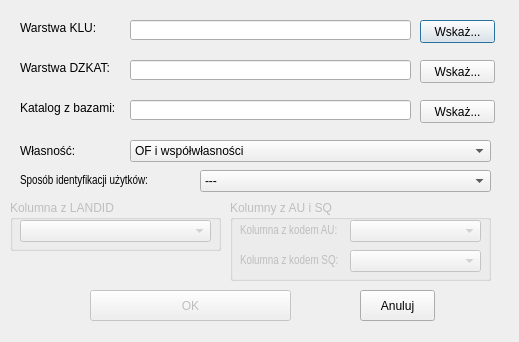
<?xml version="1.0" encoding="UTF-8"?>
<ui version="4.0">
 <class>Dialog</class>
 <widget class="QDialog" name="Dialog">
  <property name="geometry">
   <rect>
    <x>0</x>
    <y>0</y>
    <width>519</width>
    <height>342</height>
   </rect>
  </property>
  <property name="minimumSize">
   <size>
    <width>519</width>
    <height>342</height>
   </size>
  </property>
  <property name="maximumSize">
   <size>
    <width>519</width>
    <height>382</height>
   </size>
  </property>
  <property name="windowTitle">
   <string>Przygotuj LS</string>
  </property>
  <widget class="QLabel" name="label">
   <property name="geometry">
    <rect>
     <x>20</x>
     <y>20</y>
     <width>101</width>
     <height>16</height>
    </rect>
   </property>
   <property name="font">
    <font>
     <family>Arial</family>
    </font>
   </property>
   <property name="text">
    <string>Warstwa KLU:</string>
   </property>
  </widget>
  <widget class="QLabel" name="label_2">
   <property name="geometry">
    <rect>
     <x>20</x>
     <y>60</y>
     <width>101</width>
     <height>16</height>
    </rect>
   </property>
   <property name="font">
    <font>
     <family>Arial</family>
    </font>
   </property>
   <property name="text">
    <string>Warstwa DZKAT:</string>
   </property>
  </widget>
  <widget class="QLabel" name="label_3">
   <property name="geometry">
    <rect>
     <x>20</x>
     <y>100</y>
     <width>101</width>
     <height>16</height>
    </rect>
   </property>
   <property name="font">
    <font>
     <family>Arial</family>
    </font>
   </property>
   <property name="text">
    <string>Katalog z bazami:</string>
   </property>
  </widget>
  <widget class="QLineEdit" name="lineEdit_klu">
   <property name="geometry">
    <rect>
     <x>130</x>
     <y>20</y>
     <width>281</width>
     <height>20</height>
    </rect>
   </property>
  </widget>
  <widget class="QLineEdit" name="lineEdit_dzkat">
   <property name="geometry">
    <rect>
     <x>130</x>
     <y>60</y>
     <width>281</width>
     <height>20</height>
    </rect>
   </property>
  </widget>
  <widget class="QLineEdit" name="lineEdit_bazy">
   <property name="geometry">
    <rect>
     <x>130</x>
     <y>100</y>
     <width>281</width>
     <height>20</height>
    </rect>
   </property>
  </widget>
  <widget class="QLabel" name="label_klu">
   <property name="geometry">
    <rect>
     <x>130</x>
     <y>40</y>
     <width>271</width>
     <height>16</height>
    </rect>
   </property>
   <property name="font">
    <font>
     <family>Arial</family>
     <italic>true</italic>
    </font>
   </property>
   <property name="text">
    <string/>
   </property>
  </widget>
  <widget class="QLabel" name="label_dzkat">
   <property name="geometry">
    <rect>
     <x>130</x>
     <y>80</y>
     <width>271</width>
     <height>16</height>
    </rect>
   </property>
   <property name="font">
    <font>
     <family>Arial</family>
     <italic>true</italic>
    </font>
   </property>
   <property name="text">
    <string/>
   </property>
  </widget>
  <widget class="QLabel" name="label_bazy">
   <property name="geometry">
    <rect>
     <x>130</x>
     <y>120</y>
     <width>271</width>
     <height>16</height>
    </rect>
   </property>
   <property name="font">
    <font>
     <family>Arial</family>
     <italic>true</italic>
    </font>
   </property>
   <property name="text">
    <string/>
   </property>
  </widget>
  <widget class="QComboBox" name="comboBox_wlas">
   <property name="geometry">
    <rect>
     <x>130</x>
     <y>140</y>
     <width>361</width>
     <height>22</height>
    </rect>
   </property>
   <property name="font">
    <font>
     <family>Arial</family>
    </font>
   </property>
   <item>
    <property name="text">
     <string>OF i współwłasności</string>
    </property>
   </item>
   <item>
    <property name="text">
     <string>Wszystkie</string>
    </property>
   </item>
  </widget>
  <widget class="QLabel" name="label_4">
   <property name="geometry">
    <rect>
     <x>20</x>
     <y>140</y>
     <width>101</width>
     <height>21</height>
    </rect>
   </property>
   <property name="text">
    <string>Własność:</string>
   </property>
  </widget>
  <widget class="QPushButton" name="pushButton_klu">
   <property name="geometry">
    <rect>
     <x>420</x>
     <y>20</y>
     <width>75</width>
     <height>23</height>
    </rect>
   </property>
   <property name="font">
    <font>
     <family>Arial</family>
    </font>
   </property>
   <property name="text">
    <string>Wskaż...</string>
   </property>
  </widget>
  <widget class="QPushButton" name="pushButton_dzkat">
   <property name="geometry">
    <rect>
     <x>420</x>
     <y>60</y>
     <width>75</width>
     <height>23</height>
    </rect>
   </property>
   <property name="font">
    <font>
     <family>Arial</family>
    </font>
   </property>
   <property name="text">
    <string>Wskaż...</string>
   </property>
  </widget>
  <widget class="QPushButton" name="pushButton_bazy">
   <property name="geometry">
    <rect>
     <x>420</x>
     <y>100</y>
     <width>75</width>
     <height>23</height>
    </rect>
   </property>
   <property name="font">
    <font>
     <family>Arial</family>
    </font>
   </property>
   <property name="text">
    <string>Wskaż...</string>
   </property>
  </widget>
  <widget class="QLabel" name="label_5">
   <property name="geometry">
    <rect>
     <x>20</x>
     <y>170</y>
     <width>171</width>
     <height>21</height>
    </rect>
   </property>
   <property name="font">
    <font>
     <family>Arial Narrow</family>
    </font>
   </property>
   <property name="text">
    <string>Sposób identyfikacji użytków:</string>
   </property>
  </widget>
  <widget class="QComboBox" name="comboBox_ident">
   <property name="enabled">
    <bool>true</bool>
   </property>
   <property name="geometry">
    <rect>
     <x>200</x>
     <y>170</y>
     <width>291</width>
     <height>22</height>
    </rect>
   </property>
   <property name="font">
    <font>
     <family>Arial</family>
    </font>
   </property>
   <property name="editable">
    <bool>false</bool>
   </property>
   <item>
    <property name="text">
     <string>---</string>
    </property>
   </item>
   <item>
    <property name="text">
     <string>AU i SQ</string>
    </property>
   </item>
   <item>
    <property name="text">
     <string>LANDID (20020150012.AR_2.446/1.LsV)</string>
    </property>
   </item>
  </widget>
  <widget class="QGroupBox" name="groupBox_adradm">
   <property name="enabled">
    <bool>false</bool>
   </property>
   <property name="geometry">
    <rect>
     <x>10</x>
     <y>200</y>
     <width>211</width>
     <height>51</height>
    </rect>
   </property>
   <property name="font">
    <font>
     <family>Arial</family>
    </font>
   </property>
   <property name="title">
    <string>Kolumna z LANDID</string>
   </property>
   <widget class="QComboBox" name="comboBox_landid">
    <property name="geometry">
     <rect>
      <x>10</x>
      <y>20</y>
      <width>191</width>
      <height>22</height>
     </rect>
    </property>
   </widget>
  </widget>
  <widget class="QGroupBox" name="groupBox_kol">
   <property name="enabled">
    <bool>false</bool>
   </property>
   <property name="geometry">
    <rect>
     <x>230</x>
     <y>200</y>
     <width>261</width>
     <height>81</height>
    </rect>
   </property>
   <property name="font">
    <font>
     <family>Arial</family>
    </font>
   </property>
   <property name="title">
    <string>Kolumny z AU i SQ</string>
   </property>
   <widget class="QLabel" name="label_6">
    <property name="geometry">
     <rect>
      <x>10</x>
      <y>20</y>
      <width>111</width>
      <height>21</height>
     </rect>
    </property>
    <property name="font">
     <font>
      <family>Arial Narrow</family>
     </font>
    </property>
    <property name="text">
     <string>Kolumna z kodem AU:</string>
    </property>
   </widget>
   <widget class="QLabel" name="label_7">
    <property name="geometry">
     <rect>
      <x>10</x>
      <y>50</y>
      <width>111</width>
      <height>21</height>
     </rect>
    </property>
    <property name="font">
     <font>
      <family>Arial Narrow</family>
     </font>
    </property>
    <property name="text">
     <string>Kolumna z kodem SQ:</string>
    </property>
   </widget>
   <widget class="QComboBox" name="comboBox_au">
    <property name="geometry">
     <rect>
      <x>120</x>
      <y>20</y>
      <width>131</width>
      <height>22</height>
     </rect>
    </property>
   </widget>
   <widget class="QComboBox" name="comboBox_sq">
    <property name="geometry">
     <rect>
      <x>120</x>
      <y>50</y>
      <width>131</width>
      <height>22</height>
     </rect>
    </property>
   </widget>
  </widget>
  <widget class="QPushButton" name="pushButton_ok">
   <property name="enabled">
    <bool>false</bool>
   </property>
   <property name="geometry">
    <rect>
     <x>90</x>
     <y>290</y>
     <width>201</width>
     <height>31</height>
    </rect>
   </property>
   <property name="font">
    <font>
     <family>Arial</family>
    </font>
   </property>
   <property name="text">
    <string>OK</string>
   </property>
  </widget>
  <widget class="QPushButton" name="pushButton_cancel">
   <property name="geometry">
    <rect>
     <x>360</x>
     <y>290</y>
     <width>75</width>
     <height>31</height>
    </rect>
   </property>
   <property name="font">
    <font>
     <family>Arial</family>
    </font>
   </property>
   <property name="text">
    <string>Anuluj</string>
   </property>
  </widget>
 </widget>
 <resources/>
 <connections>
  <connection>
   <sender>pushButton_ok</sender>
   <signal>clicked()</signal>
   <receiver>Dialog</receiver>
   <slot>hide()</slot>
   <hints>
    <hint type="sourcelabel">
     <x>190</x>
     <y>341</y>
    </hint>
    <hint type="destinationlabel">
     <x>259</x>
     <y>182</y>
    </hint>
   </hints>
  </connection>
  <connection>
   <sender>pushButton_cancel</sender>
   <signal>clicked()</signal>
   <receiver>Dialog</receiver>
   <slot>close()</slot>
   <hints>
    <hint type="sourcelabel">
     <x>397</x>
     <y>341</y>
    </hint>
    <hint type="destinationlabel">
     <x>259</x>
     <y>182</y>
    </hint>
   </hints>
  </connection>
 </connections>
</ui>
